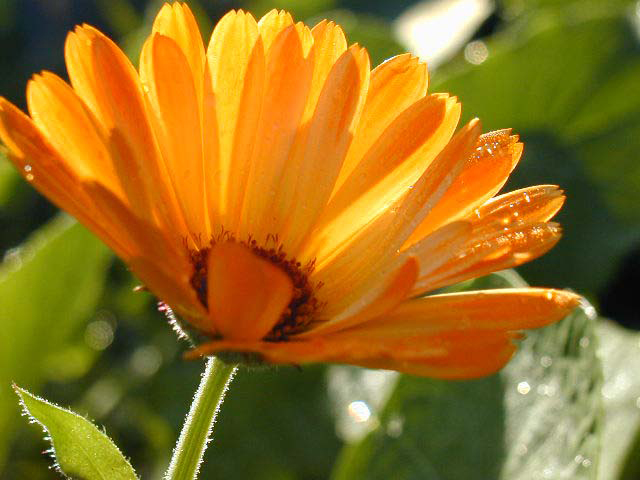
#> input picture imgProcessing/morphologicalTransformations/plant.jpg, 640 x 480 px
$ python blackhat.py
#> lines starting #> are read from the running program, lines starting #| are printed output that depends on the picture
import cv2
import numpy as np

img = cv2.imread("plant.jpg",0)
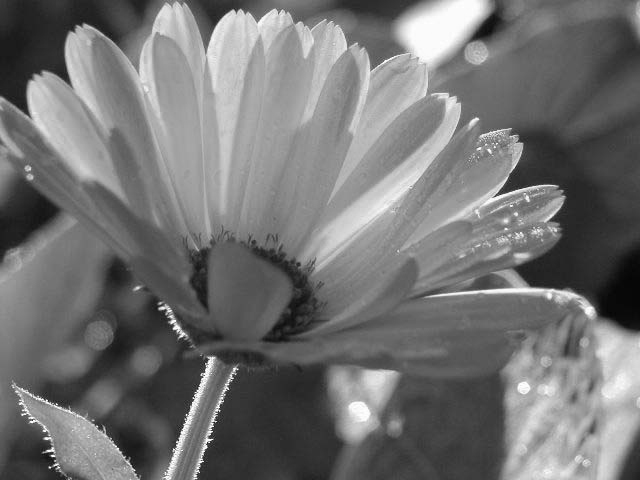
#> img: shape (480, 640); min 5, max 255, mean 114.9
kernel = np.ones((5,5),np.uint8)
blackhat = cv2.morphologyEx(img,cv2.MORPH_BLACKHAT,kernel)
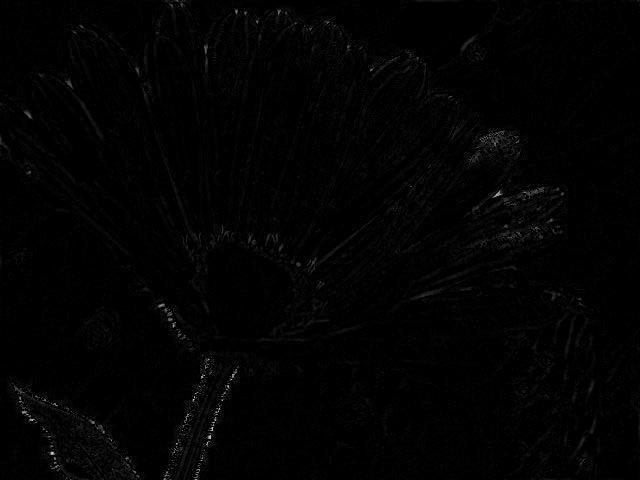
#> blackhat: shape (480, 640); min 0, max 206, mean 2.5

cv2.imshow("blackhat",blackhat)
cv2.waitKey(0)
cv2.destroyAllWindows()
